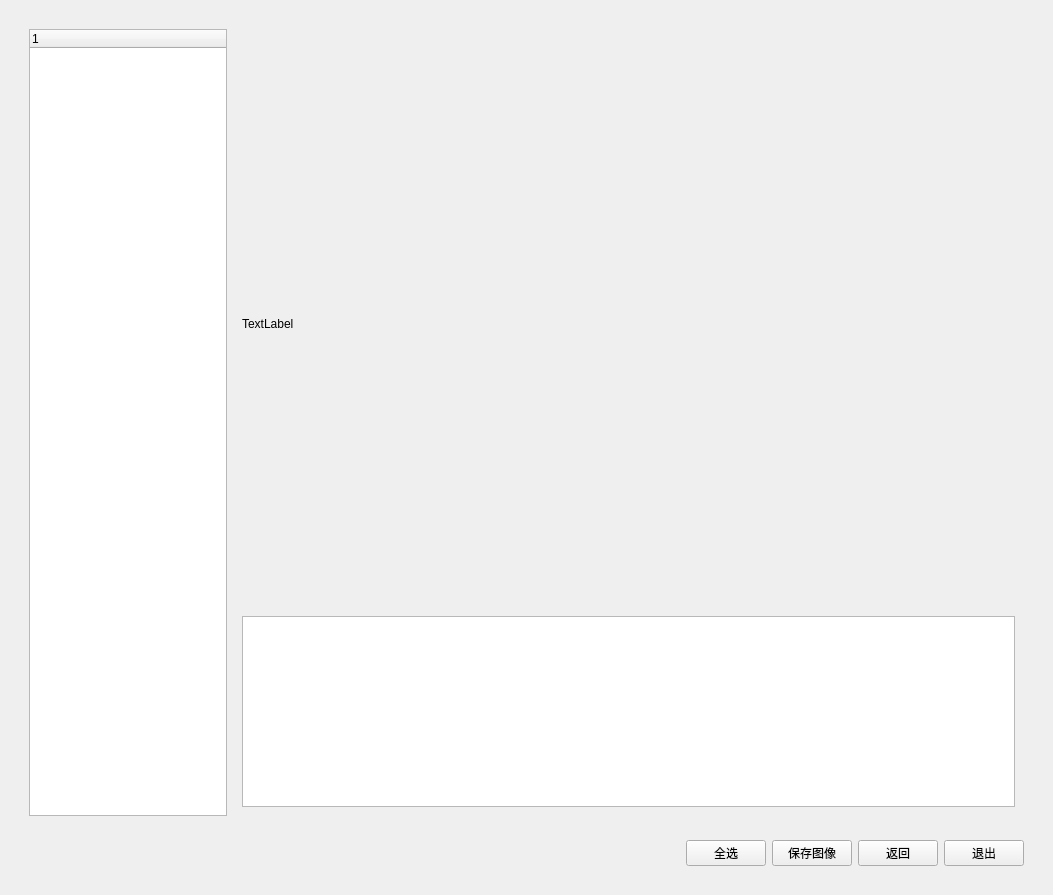
<?xml version="1.0" encoding="UTF-8"?>
<ui version="4.0">
 <class>FirstWidget</class>
 <widget class="QWidget" name="FirstWidget">
  <property name="geometry">
   <rect>
    <x>0</x>
    <y>0</y>
    <width>1053</width>
    <height>895</height>
   </rect>
  </property>
  <property name="windowTitle">
   <string>Form</string>
  </property>
  <layout class="QGridLayout" name="gridLayout">
   <item row="0" column="0">
    <widget class="QStackedWidget" name="stackedWidget">
     <property name="currentIndex">
      <number>1</number>
     </property>
     <widget class="QWidget" name="page">
      <layout class="QVBoxLayout" name="verticalLayout" stretch="1,0,0,2,1">
       <item>
        <widget class="QWidget" name="widget_2" native="true">
         <property name="minimumSize">
          <size>
           <width>0</width>
           <height>45</height>
          </size>
         </property>
         <property name="maximumSize">
          <size>
           <width>16777215</width>
           <height>45</height>
          </size>
         </property>
         <layout class="QHBoxLayout" name="horizontalLayout">
          <item>
           <widget class="QTextEdit" name="fileedit"/>
          </item>
          <item>
           <widget class="QPushButton" name="fpb2">
            <property name="text">
             <string>Select A Verilog File</string>
            </property>
           </widget>
          </item>
          <item>
           <widget class="QPushButton" name="fpb3">
            <property name="text">
             <string>一键解析</string>
            </property>
           </widget>
          </item>
         </layout>
        </widget>
       </item>
       <item>
        <widget class="QTextEdit" name="ftext">
         <property name="minimumSize">
          <size>
           <width>0</width>
           <height>0</height>
          </size>
         </property>
         <property name="maximumSize">
          <size>
           <width>5000</width>
           <height>16777215</height>
          </size>
         </property>
        </widget>
       </item>
       <item>
        <spacer name="verticalSpacer">
         <property name="orientation">
          <enum>Qt::Vertical</enum>
         </property>
         <property name="sizeHint" stdset="0">
          <size>
           <width>2</width>
           <height>2</height>
          </size>
         </property>
        </spacer>
       </item>
       <item>
        <widget class="QProgressBar" name="progressBar">
         <property name="minimumSize">
          <size>
           <width>0</width>
           <height>30</height>
          </size>
         </property>
         <property name="maximumSize">
          <size>
           <width>16777215</width>
           <height>30</height>
          </size>
         </property>
         <property name="value">
          <number>0</number>
         </property>
         <property name="textVisible">
          <bool>true</bool>
         </property>
         <property name="orientation">
          <enum>Qt::Horizontal</enum>
         </property>
         <property name="invertedAppearance">
          <bool>false</bool>
         </property>
        </widget>
       </item>
       <item>
        <widget class="QWidget" name="widget" native="true">
         <property name="minimumSize">
          <size>
           <width>0</width>
           <height>50</height>
          </size>
         </property>
         <property name="maximumSize">
          <size>
           <width>16777215</width>
           <height>50</height>
          </size>
         </property>
         <layout class="QHBoxLayout" name="horizontalLayout_2">
          <item>
           <spacer name="horizontalSpacer">
            <property name="orientation">
             <enum>Qt::Horizontal</enum>
            </property>
            <property name="sizeHint" stdset="0">
             <size>
              <width>40</width>
              <height>20</height>
             </size>
            </property>
           </spacer>
          </item>
          <item>
           <widget class="QPushButton" name="fpb1">
            <property name="text">
             <string>可视化分析</string>
            </property>
           </widget>
          </item>
          <item>
           <widget class="QPushButton" name="fpb0">
            <property name="text">
             <string>返回</string>
            </property>
           </widget>
          </item>
         </layout>
        </widget>
       </item>
      </layout>
     </widget>
     <widget class="QWidget" name="page_2">
      <layout class="QVBoxLayout" name="verticalLayout_3" stretch="0,0">
       <item>
        <widget class="QWidget" name="widget_5" native="true">
         <layout class="QHBoxLayout" name="horizontalLayout_4" stretch="1,4">
          <item>
           <widget class="QTreeWidget" name="treeWidget">
            <column>
             <property name="text">
              <string notr="true">1</string>
             </property>
            </column>
           </widget>
          </item>
          <item>
           <widget class="QWidget" name="widget_4" native="true">
            <layout class="QVBoxLayout" name="verticalLayout_2" stretch="3,1">
             <item>
              <widget class="QLabel" name="label">
               <property name="text">
                <string>TextLabel</string>
               </property>
              </widget>
             </item>
             <item>
              <widget class="QTextEdit" name="textEdit"/>
             </item>
            </layout>
           </widget>
          </item>
         </layout>
        </widget>
       </item>
       <item>
        <widget class="QWidget" name="widget_3" native="true">
         <layout class="QHBoxLayout" name="horizontalLayout_3">
          <item>
           <spacer name="horizontalSpacer_2">
            <property name="orientation">
             <enum>Qt::Horizontal</enum>
            </property>
            <property name="sizeHint" stdset="0">
             <size>
              <width>40</width>
              <height>20</height>
             </size>
            </property>
           </spacer>
          </item>
          <item>
           <widget class="QPushButton" name="spb3">
            <property name="text">
             <string>全选</string>
            </property>
           </widget>
          </item>
          <item>
           <widget class="QPushButton" name="spb2">
            <property name="text">
             <string>保存图像</string>
            </property>
           </widget>
          </item>
          <item>
           <widget class="QPushButton" name="spb0">
            <property name="text">
             <string>返回</string>
            </property>
           </widget>
          </item>
          <item>
           <widget class="QPushButton" name="spb1">
            <property name="text">
             <string>退出</string>
            </property>
           </widget>
          </item>
         </layout>
        </widget>
       </item>
      </layout>
     </widget>
    </widget>
   </item>
  </layout>
 </widget>
 <resources/>
 <connections/>
</ui>
